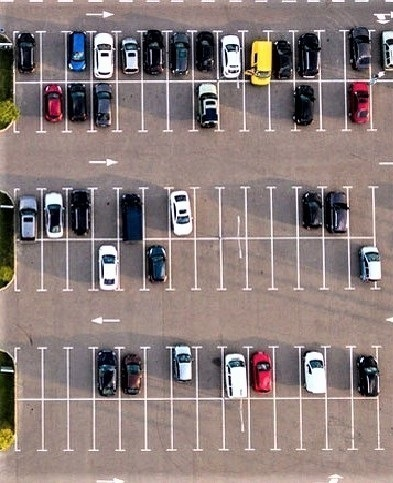
#> input picture Przykład1/parking.jpg, 393 x 483 px
$ python main.py
#> lines starting #> are read from the running program, lines starting #| are printed output that depends on the picture; after the words box and inside, x2 and y2 are one past the last pixel; in counts of white or black regions, pixels touching at a corner belong together
import cv2
import numpy as np
from matplotlib import pyplot as plt
import operator


class ParkingLotRow(object):
    top_left = None  # lewy gorny róg
    bot_right = None  # Prawy dolny róg
    roi = None
    srednia = None
    wariacja = None
    PrawdopodobienstwoWolne = None
    WolneMiejsca = 0
    ZajeteMiejsca = 0

    def __init__(self, top_left, bot_right):
        self.top_left = top_left
        self.bot_right = bot_right


# Parametry startowe
place_width=25 # szerokoć miejsca parkingowego
thresh = 0.95  # prawdopodobieństwo od jakiego twierdzimy, że miejsce jest wolne
wierszeparkingu = [] # wiersze parkingu


# Znajdywanie parkingu
filename = 'parking.jpg'
image = cv2.imread(filename)
#> image is the input picture: shape (483, 393, 3); mean B, G, R 123, 124.7, 139.3
edge = cv2.cvtColor(image, cv2.COLOR_BGR2GRAY)
edges = cv2.Canny(edge, 1, 500)
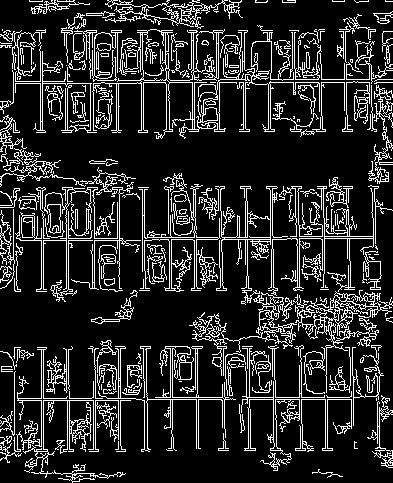
#> edges: shape (483, 393); 15.8% white in thin lines or dots
vertical = cv2.HoughLinesP(edges, 0.1, np.pi / 10, 15, 4, 1)
#> vertical = 2975 rows, first 6: [346, 79, 369, 79], [144, 449, 144, 400], [219, 82, 236, 82], [324, 236, 373, 236], [43, 238, 43, 219], [66, 389, 66, 349]


# wykrywanie pionowych linii miejsc parkingowych
i = 0
lines = []
for x in range(0, len(vertical)):
    for x1, y1, x2, y2 in vertical[x]:
        # usuwanie zbędnych lini aby zostały tylko linie parkingowe
        if abs(x2 - x1) <=1  and 500 > abs(y2 - y1) >= 20 and x1>=10:
            cv2.line(image, (x1, y1), (x2, y2), (0, 255, 255), 2)
            lines.append((x1, y1, x2, y2))
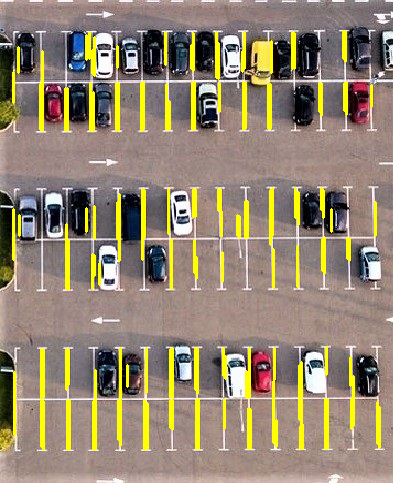
#> image: shape (483, 393, 3); 7.34% of pixels changed, all inside (x1, y1, x2, y2) = (12, 30, 381, 451)
#> after the loop, lines = 135 items, first 6: (144, 449, 144, 400), (66, 389, 66, 349), (14, 434, 14, 372), (41, 398, 41, 349), (67, 449, 67, 400), (298, 224, 298, 192)
plt.imshow(image)
plt.show()


list1 = sorted(lines, key=operator.itemgetter(1, 0)) # sortowanie po wartości x1
#> list1 = 135 items, first 6: (89, 58, 89, 32), (343, 58, 343, 31), (86, 59, 86, 35), (345, 61, 345, 31), (165, 64, 165, 32), (117, 67, 117, 46)
Klastry_linni = {}  # klastry skupionych linni
dIndex = 0  # kolejny indeks
clus_dist =50  # odległość pomiędzy nowymi wierszami samochodów

for i in range(len(list1) - 1):

    # porówanie po warotści x1 jaka jest odległość bezwględna
    distance = abs(list1[i + 1][1] - list1[i][1])

    # jeżeli odległość jest mniejsza od odległości pomiedzy nowym wierszem parkingu to wejdź
    if distance <= clus_dist:

        # tworzenie nowego klastra bo poprzedni się nie udał więc trzeba go stworzyć
        if not dIndex in Klastry_linni.keys(): Klastry_linni[dIndex] = []

        # dodanie dwóch linni które porówaliśmy
        Klastry_linni[dIndex].append(list1[i])
        Klastry_linni[dIndex].append(list1[i + 1])
    else:
        dIndex += 1
#> this loop made 134 passes
#> (distance, dIndex) on passes 43, 84: (79, 1), (85, 2)
#> distance on passes 1 to 6: 0, 1, 2, 3, 3, 1
#> after the loop, Klastry_linni = 3 items; dIndex = 2


#podział parkingu na wiersze aut
rects = {}
i = 0
for key in Klastry_linni:
    # złapanie wszystkich linii w jeden klaster
    all_list = Klastry_linni[key]

    # usunięcie szumów powinno być zależne od ilości miejsc parkingowych
    if len(lines) > 5:
        # sortowanie po x poczatku linni
        lines = sorted(all_list, key=lambda tup: tup[0])

        avg_x1 = lines[0][0]    # minimalny x
        avg_x2 = lines[len(lines) - 1][0]   # maksymalny x

        avg_y1 = 0
        avg_y2 = 0

        for tup in lines:
            # dodajemy y lewego i prawgo końca wykrytej linni
            avg_y1 += tup[1]
            avg_y2 += tup[3]

        # liczymy średnie y
        avg_y1 = avg_y1 / len(lines)
        avg_y2 = avg_y2 / len(lines)

        # dodanie do naszej tablicy kolejnego wiersza
        rects[i] = (avg_x1, avg_y1, avg_x2, avg_y2)
        i += 1
#> this loop made 3 passes
#> (avg_x1, avg_x2, avg_y1, avg_y2) on passes 1 to 3: (13, 371, 100.7, 64.15), (13, 375, 249.1, 215.2), (14, 379, 420.6, 381.4)
#> after the loop, avg_x1 = 14; avg_x2 = 379; avg_y1 = 420.6; avg_y2 = 381.4; i = 3; lines = 100 items, first 6: (14, 434, 14, 372), (14, 434, 14, 372), (41, 398, 41, 349), (41, 398, 41, 349), (41, 446, 41, 400), (41, 446, 41, 400); rects = {0: (13, 100.7, 371, 64.15), 1: (13, 249.1, 375, 215.2), 2: (14, 420.6, 379, 381.4)}


# wysokosc miejsca parkinkowego
buff = 40
# zaznaczenie wierszy na obrazie
for key in rects:

    tup_topLeft1 = (int(rects[key][0]), int(rects[key][1])-28)
    tup_botRight1 = (int(rects[key][2]+10), int(rects[key][3])-buff)

    tup_topLeft2 = (int(rects[key][0]), int(rects[key][1])+buff)
    tup_botRight2 = (int(rects[key][2]+10), int(rects[key][3])+28)


    wierszeparkingu.append(ParkingLotRow(tup_topLeft1, tup_botRight1))
    wierszeparkingu.append(ParkingLotRow(tup_topLeft2, tup_botRight2))

    cv2.rectangle(image, tup_topLeft1, tup_botRight1, (0, 255, 0), 5)
    cv2.rectangle(image, tup_topLeft2, tup_botRight2, (255, 0, 0), 3)
#> this loop made 3 passes
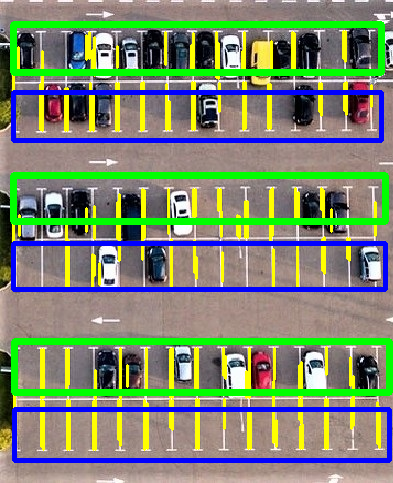
#> image: shape (483, 393, 3); 15.88% of pixels changed, all inside (x1, y1, x2, y2) = (10, 21, 393, 463)
#> after the loop, wierszeparkingu = 6 items

plt.imshow(image)
plt.show()


# liczenie miejsc wolnych i zajetych

img = cv2.imread('parking.jpg')
img2 = img.copy()

# tworzenie wzorca do porówanania
template = img[34:80, 41:64]
# rozmiary zdjęcia parkingu
m, n, chan = img.shape
#> m = 483; n = 393; chan = 3

# wygładzenie wzorca -> usunięcie szumów
template = cv2.GaussianBlur(template, (3, 3), 2)
h, w, chan = template.shape
#> h = 46; w = 23

# dopasowanie wzorca na obrazie parkingu
res = cv2.matchTemplate(img, template, cv2.TM_CCORR_NORMED)
plt.imshow(res)
plt.show()

# uzyskanie min_dopasowania, max_dopasowania, współrzędne min i max (lewy gorny róg)
min_val, max_val, min_loc, max_loc = cv2.minMaxLoc(res)
#> min_val = 0.562; max_val = 0.995; min_loc = (121, 194); max_loc = (42, 34)


# współrzedne wzorca prawy dolny róg
top_left = max_loc
#> top_left = (42, 34)
bottom_right = (top_left[0] + w, top_left[1] + h)
#> bottom_right = (65, 80)
# zaznaczenie_wzorca na obrazku
cv2.rectangle(img, top_left, bottom_right, 255, 5)
#> img: shape (483, 393, 3); 0.5% of pixels changed, all inside (x1, y1, x2, y2) = (39, 31, 69, 84)


# rysowanie obrysów parkingu
for curr_parking_lot_row in wierszeparkingu:
    tl = curr_parking_lot_row.top_left
    br = curr_parking_lot_row.bot_right

    cv2.rectangle(res, tl, br, 1, 2)
    cv2.rectangle(img, tl, br, 1, 2)
#> this loop made 6 passes
#> (tl, br) on passes 1 to 6: ((13, 72), (381, 24)), ((13, 140), (381, 92)), ((13, 221), (385, 175)), ((13, 289), (385, 243)), ((14, 392), (389, 341)), ((14, 460), (389, 409))
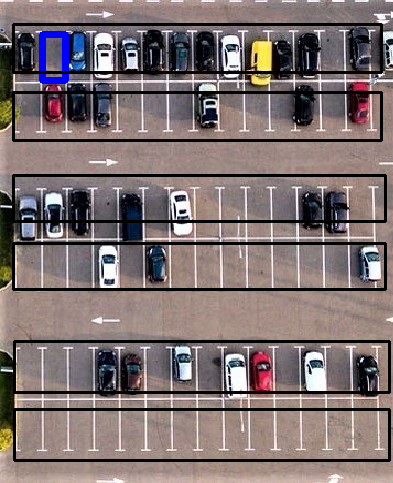
#> img: shape (483, 393, 3); mean B, G, R 113.9, 114.2, 127.4
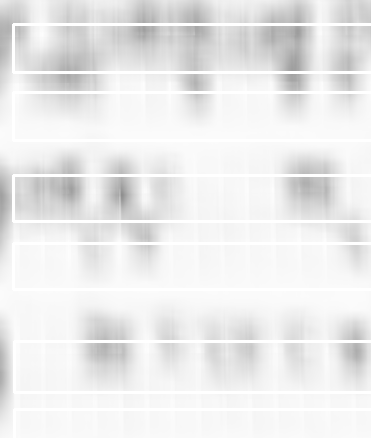
#> res: shape (438, 371) float32; min 0.562, max 1, mean 0.924


# wyświetlenie wstępnych danych
plt.subplot(121), plt.imshow(res, 'gray')
plt.title('Wynik dopasowania wzorca'), plt.xticks([]), plt.yticks([])
plt.subplot(122), plt.imshow(cv2.cvtColor(img, cv2.COLOR_BGR2RGB))
plt.title('Puste miejsce zaznaczone na niebiesko'), plt.xticks([]), plt.yticks([])
plt.show()


# aktualne x
curr_idx = int(0)

f0 = plt.figure(4)
plt.imshow(cv2.cvtColor(img, cv2.COLOR_BGR2RGB)), plt.title('Originalny obraz')

for curr_parking_lot_row in wierszeparkingu:

    # współrzędne parkingu
    tl = curr_parking_lot_row.top_left
    br = curr_parking_lot_row.bot_right

    # wybieramy wiersz parkingu, który będziemy obrabiać
    my_roi = res[br[1]:tl[1], tl[0]:br[0]]  # macierz wiersza parkingu

    # średnia dopasowania wzorca
    curr_parking_lot_row.col_mean = np.mean(my_roi, 0)  # 0 jako parametr licznie po kolumnie pixel po pixelu
    # wariacja
    curr_parking_lot_row.inverted_variance = 1 - np.var(my_roi, 0)
    # prawdopodobieństwo
    curr_parking_lot_row.PrawdopodobienstwoWolne = curr_parking_lot_row.col_mean * curr_parking_lot_row.inverted_variance


    # wykresy
    f1 = plt.figure(1)
    plt.subplot('61%d' % (curr_idx + 1)), plt.plot(curr_parking_lot_row.col_mean), plt.title(
        'Wiersz %d korelacja z wolnym miejscem' % (curr_idx + 1))

    f2 = plt.figure(2)
    plt.subplot('61%d' % (curr_idx + 1)), plt.plot(curr_parking_lot_row.inverted_variance), plt.title(
        'Wiersz %d wariacja' % (curr_idx + 1))

    f3 = plt.figure(3)
    plt.subplot('61%d' % (curr_idx + 1))
    plt.plot(curr_parking_lot_row.PrawdopodobienstwoWolne), plt.title(
        'Wiersz %d prawdopodobieństwo wolnego miejsca ' % (curr_idx + 1))
    plt.ylim(0, 1)
    plt.plot((1, n), (thresh, thresh), c='b')


    # zliczenie wolnych i zajętych miejsc parkingowych

    # aktualna ilość pixeli ponad naszym prawdopodobieństwem na wolne miejsce (wolne)
    over_thresh = 0
    # aktualna ilość pixeli poniżej naszego prawdopodobieństwa na wolne miejsce (zajęte)
    under_thresh = 0
    # aktualny pixel
    pixel = 0

    for prob_val in curr_parking_lot_row.PrawdopodobienstwoWolne:
        pixel += 1

        if prob_val < thresh:
            under_thresh += 1
        else:
            over_thresh += 1

        #pozycja jest wielokrotnocią szerokoci miejsca parkingowego
        if pixel%place_width==0:

                #sprawdzenie czygo jest większe prawdopodobieństwo
                if under_thresh>over_thresh:
                    curr_parking_lot_row.ZajeteMiejsca += 1
                else:
                    curr_parking_lot_row.WolneMiejsca += 1

                    # zaznaczenie wolnego miejsca na obrazie
                    plt.figure(3)
                    plt.scatter(pixel, 1, c='b')
                    plt.figure(4)

                    plt.scatter(curr_parking_lot_row.top_left[0] + pixel- (0.5*place_width) + (pixel/place_width),
                                        curr_parking_lot_row.top_left[1] - (1.3*place_width), c='g')

                #resetowanie zliczania
                under_thresh = 0
                over_thresh = 0


    # dodanie granic wykresów
    plt.figure(3)
    plt.xlim([0, n])

    # wywietlenie wyników zliczania wolnych i zajętych miejsc
    print('Znaleziono {0} samochodów oraz {1} pustych miejsc w wierszu {2}'.format(
        curr_parking_lot_row.ZajeteMiejsca,
        curr_parking_lot_row.WolneMiejsca,
        curr_idx + 1))

    curr_idx += 1
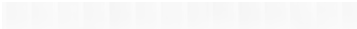
#> my_roi: shape (29, 357) float32; min 0.962, max 1, mean 0.977
#> after the loop, curr_idx = 6; curr_parking_lot_row.WolneMiejsca = 14

plt.show(block="false")
#> figure, not shown here; panel 1: curve peaks at x = 0, y = 1; panel 2: curve peaks at x = 0, y = 1; panel 3: curve peaks at x = 0, y = 1; panel 4: curve peaks at x = 0, y = 1
#> figure, not shown here; panel 1: curve peaks at x = 0, y = 1; panel 2: curve peaks at x = 0, y = 1; panel 3: curve peaks at x = 0, y = 1; panel 4: curve peaks at x = 0, y = 1
#> figure, not shown here; panel 1: curve peaks at x = 0, y = 1; panel 2: curve peaks at x = 0, y = 1; panel 3: curve peaks at x = 0, y = 1; panel 4: curve peaks at x = 0, y = 1
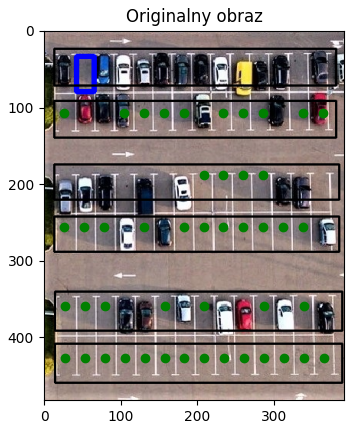
#> figure drawn by matplotlib, 1 panel
